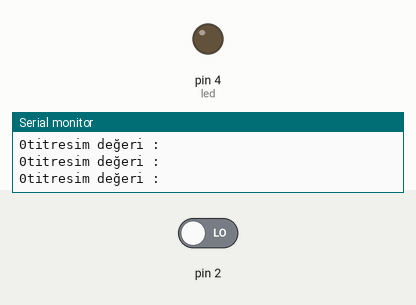
Bench run of a sketch on a simulated Arduino Uno, built with avr-gcc and run on an emulated ATmega328P. Shown: output pins drawn as LEDs (lit = HIGH), the last lines printed to the serial monitor. The test bench sets the inputs (shaded band); at power-on: pin 2 LOW.

Above: at 1.2 s.
1.3 s: pin 2 driven HIGH
At 2.5 s:
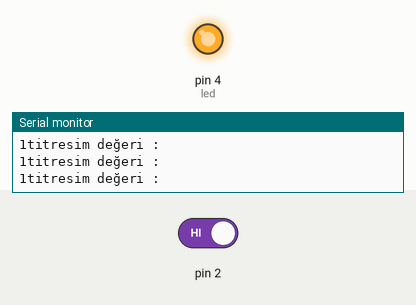
2.8 s: pin 2 driven LOW
At 4.3 s:
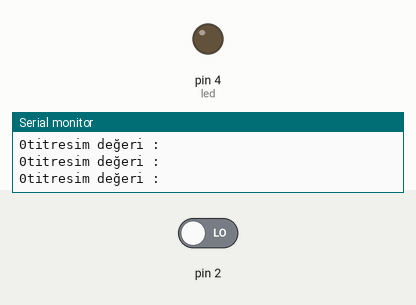
Timing chart, 0 to 5.8 s (numbered marks = the images above; inputs shaded):
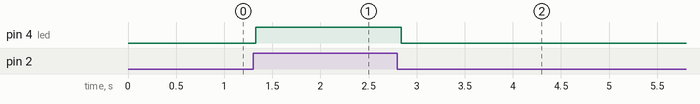

Measured:
- after the input at 1.3 s, pin 4 (led): LOW → HIGH at once
- after the input at 2.8 s, pin 4 (led): HIGH → LOW at once

The sketch:

titresim_sensor.ino
```cpp
int veri;
int led=4;

void setup() {
  Serial.begin(9600);
  pinMode(veri,INPUT);
  pinMode(led,OUTPUT);
}

void loop() {
  veri =digitalRead(2);
  Serial.print(veri);
  Serial.println("titresim değeri : ");

  if(veri==1){
    digitalWrite(led,HIGH);
    }else{
      digitalWrite(led,LOW);
      }
}
```
